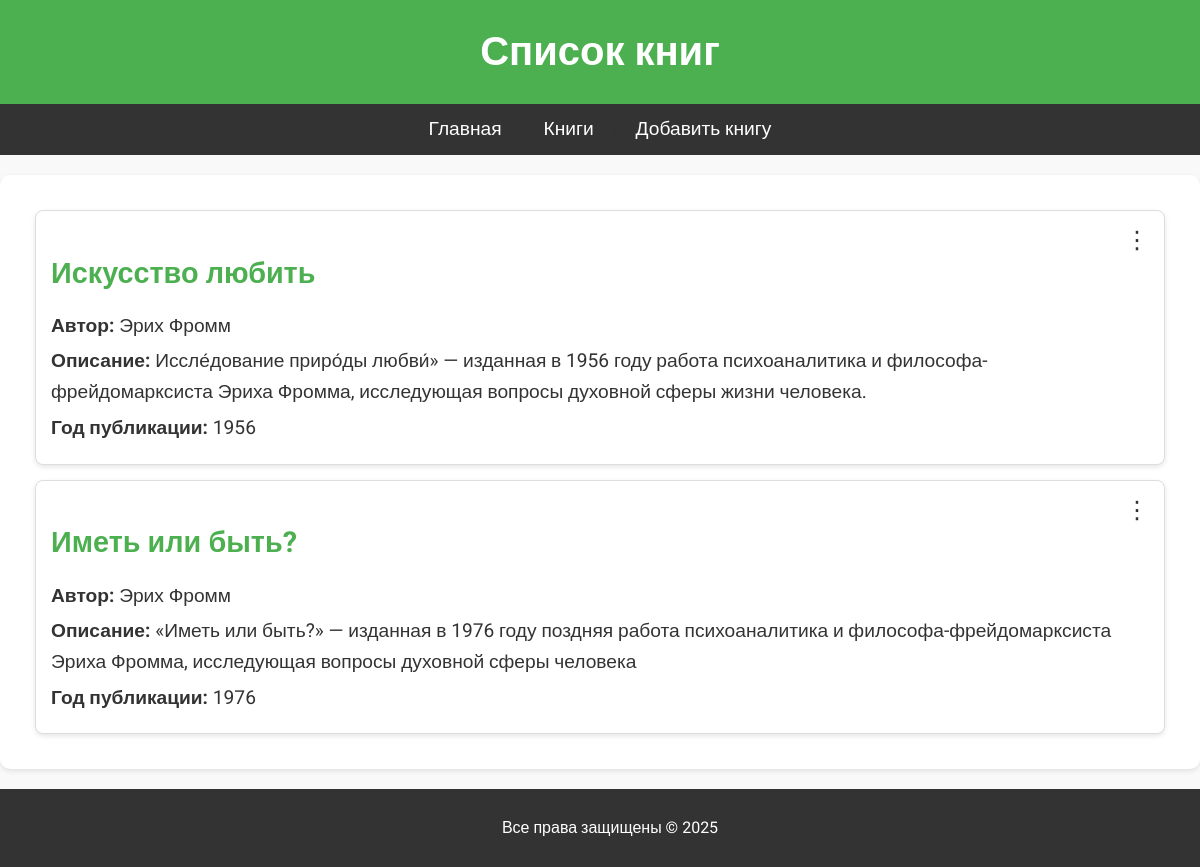
/books, run on the app's committed database.
### app.py (models this page shows)
class Book(db.Model):
    id = db.Column(db.Integer, primary_key=True)
    title = db.Column(db.String(100), nullable=False)
    author = db.Column(db.String(100), nullable=False)
    description = db.Column(db.Text, nullable=False)
    year = db.Column(db.Integer, nullable=False)

### app.py (the view)
@app.route('/books')
def books_page():
    books = Book.query.all()
    return render_template('books.html', books=books)

### templates/books.html (shortened to what this page needs)
<!DOCTYPE html>
<html lang="en">
<head>
    <link rel="stylesheet" href="{{ url_for('static', filename='css/styles.css') }}">
</head>
<body>
    <header>
        <h1 class="main-title">Список книг</h1>
    </header>
    <nav class="navigation">
        <a href="/">Главная</a> |
        <a href="/books">Книги</a> |
        <a href="/add_book">Добавить книгу</a>
    </nav>
    <section class="book-list">
        {% if books %}
            {% for book in books %}
<div class="book-card" data-id="{{ book.id }}">
    <div class="book-card-header">
        <h2 class="book-title">{{ book.title }}</h2>
        <div class="options-menu">
            <button class="options-button">⋮</button>
        </div>
    </div>
    <p><strong>Автор:</strong> {{ book.author }}</p>
    <p><strong>Описание:</strong> {{ book.description }}</p>
    <p><strong>Год публикации:</strong> {{ book.year }}</p>
</div>
            {% endfor %}
        {% else %}
            <p class="no-books">Книг пока нет. Добавьте первую книгу!</p>
        {% endif %}
    </section>
    <footer class="footer">
        <p>Все права защищены © 2025</p>
    </footer>
</body>
</html>

### static/css/styles.css (style rules this page uses)
body { font-family: 'Roboto', sans-serif; line-height: 1.6; margin: 0; padding: 0; background-color: #f9f9f9; color: #333; }
header { background-color: #4CAF50; color: white; text-align: center; padding: 20px 0; }
.main-title { font-size: 2.5em; margin: 0; }
.navigation { text-align: center; padding: 10px 0; background-color: #333; }
.navigation a { color: white; text-decoration: none; padding: 10px 15px; font-size: 1.2em; }
.book-list { max-width: 1200px; margin: 20px auto; padding: 20px; background: white; border-radius: 10px; box-shadow: 0 2px 5px rgba(0, 0, 0, 0.1); }
.book-card { border: 1px solid #ddd; padding: 20px; margin: 20px 0; border-radius: 10px; background-color: #f9f9f9; box-shadow: 0 1px 3px rgba(0, 0, 0, 0.1); }
.book-title { font-size: 1.8em; color: #4CAF50; margin-bottom: 10px; }
.book-card p { font-size: 1.2em; margin: 5px 0; color: #333; }
.footer { text-align: center; padding: 10px; background-color: #333; color: white; font-size: 1em; position: relative; bottom: 0; width: 100%; }
button { border: none; cursor: pointer; background: none; font-size: 1em; }
.options-menu { position: relative; display: inline-block; }
.options-button { font-size: 1.5em; color: #333; padding: 0; }
.book-card { position: relative; padding: 15px; margin: 15px; border: 1px solid #ddd; border-radius: 8px; box-shadow: 0 2px 5px rgba(0, 0, 0, 0.1); background-color: #fff; }
.book-card-header { display: flex; justify-content: space-between; align-items: flex-start; }

### data on the page
Book: title "Искусство любить", author "Эрих Фромм", description "Иссле́дование приро́ды любви́» — изданная в 1956 году работа психоаналитика и философа-фрейдомарксиста Эриха Фромма, исследующая вопросы духовной сферы жизни человека.", year "1956"
Book: title "Иметь или быть?", author "Эрих Фромм", description "«Иметь или быть?» — изданная в 1976 году поздняя работа психоаналитика и философа-фрейдомарксиста Эриха Фромма, исследующая вопросы духовной сферы человека", year "1976"
